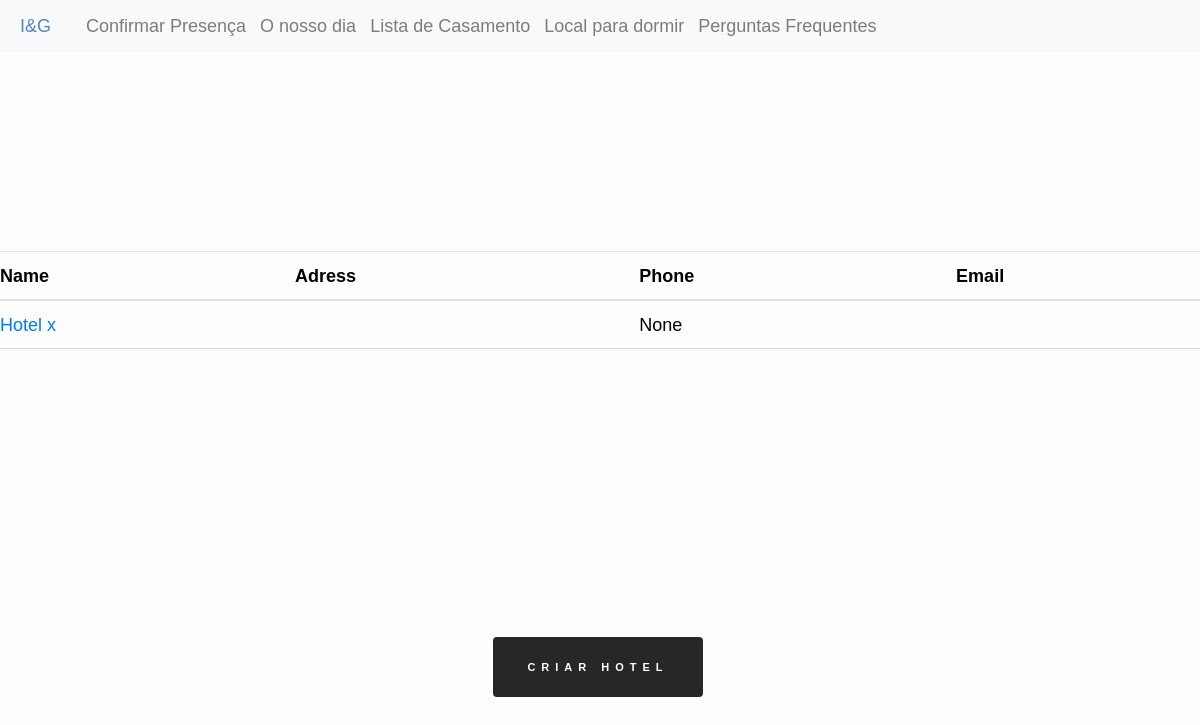
Before: /edit/hotels with the older database file.
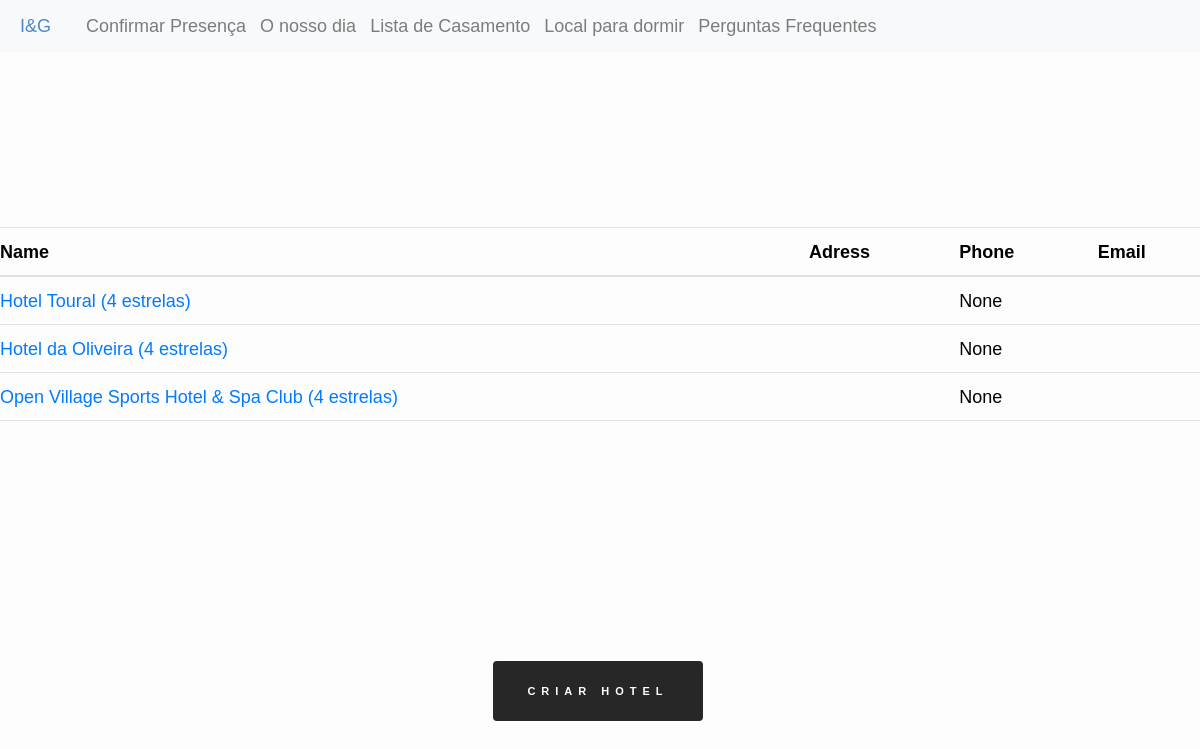
After: the same page with the newer database file.
### inesegoncalo/models/hotels.py (models this page shows, shortened)
class Hotel(db.Model, model.Model, model.Base):
    __tablename__ = "hotels"
    __table_args__ = {"extend_existing": True}
    id = Column(Integer, primary_key=True)
    name = Column(Text)
    description = Column(Text)
    phone = Column(Text)
    link = Column(Text)
    images = relationship("HotelImage", back_populates="hotel")

### inesegoncalo/modules/edit.py (the view)
@bp.route("/hotels", methods=("GET", "POST"))
def hotels():
    hotels = Hotel.query.all()
    return render_template("edit/hotels.html", hotels=hotels)

### inesegoncalo/templates/edit/hotels.html (shortened to what this page needs)
{% extends 'layout.html' %}
{% block content %}
<div class="product_background">
<table class="table">
    <thead>
        <tr>
            <th>Name</th>
            <th>Adress</th>
            <th>Phone</th>
            <th>Email</th>
        </tr>
    </thead>
    <tbody>
        {% for hotel in hotels %}
            <tr>
                <td class="no_padding"><a href="{{url_for('edit.hotel',hotel_id=hotel.id)}}">{{hotel.name}}</a></td>
                <td class="no_padding">{{hotel.adress}}</td>
                <td class="no_padding">{{hotel.phone}}</td>
                <td class="no_padding">{{hotel.email}}</td>
            </tr>
        {% endfor %}
    </tbody>
</table>
{% set url = url_for('create.hotel') %}
<button class="rsvp_button" data-url="{{url}}" onclick="redirectTo(this)"> Criar Hotel </button>
</div>
{% endblock %}

Changed rows visible on the page:
changed Hotel: name "Hotel x" → "Hotel Toural (4 estrelas)"
added Hotel: name "Hotel da Oliveira (4 estrelas)", phone "None"
added Hotel: name "Open Village Sports Hotel & Spa Club (4 estrelas)", phone "None"
